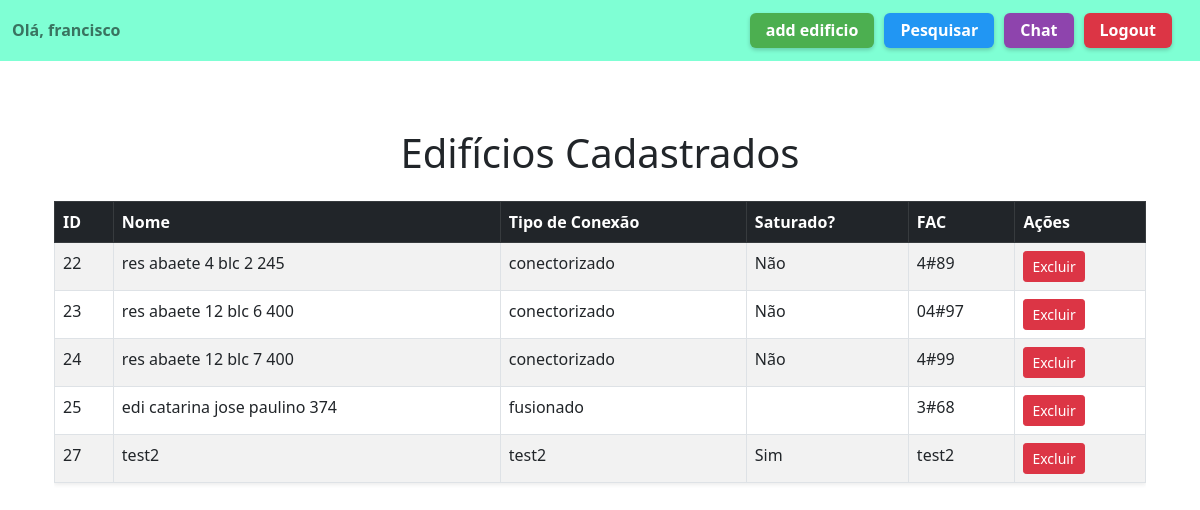
The app's page /edificios/ (signed in) with its own data.
### app_cad_edificios/models.py (models this page shows)
class Edificio(models.Model):
    id_edificio = models.AutoField(primary_key=True)
    nome = models.TextField(max_length=255)
    tipo = models.TextField(max_length=255)
    saturado = models.TextField(max_length=255)
    fac = models.TextField(max_length=255)

### app_cad_edificios/views.py (the view, shortened to what this page needs)
# urls.py: path('edificios/', views.edificios, name='listagem_edificios'),
@login_required
@never_cache
def edificios(request):
    edificios_list = Edificio.objects.all()
    context = {
        'edificios': edificios_list
    }
    return render(request, 'edificios/edificios.html', context)

### app_cad_edificios/templates/edificios/edificios.html (shortened to what this page needs)
{% extends 'edificios/base.html' %}
{% block conteudo %}
    <div class="container mt-5">
        <h1 class="text-center mb-4">Edifícios Cadastrados</h1>
        <div class="table-responsive">
            <table class="table table-bordered table-striped table-hover shadow-sm">
                <thead class="table-dark">
                    <tr>
                        <th>ID</th>
                        <th>Nome</th>
                        <th>Tipo de Conexão</th>
                        <th>Saturado?</th>
                        <th>FAC</th>
                        <th>Ações</th> </tr>
                </thead>
                <tbody>
                    {% for edificio in edificios %}
                    <tr>
                        <td>{{ edificio.id_edificio }}</td>
                        <td>{{ edificio.nome }}</td>
                        <td>{{ edificio.tipo }}</td>
                        <td>{{ edificio.saturado }}</td>
                        <td>{{ edificio.fac }}</td>
                        <td>
                            <form method="post" action="{% url 'apagar_edificio' id_edificio=edificio.id_edificio %}">
                                <button type="submit" class="btn btn-danger btn-sm" onclick="return confirm('Tem certeza que deseja apagar este edifício?')">
                                    Excluir
                                </button>
                            </form>
                        </td>
                    </tr>
                    {% empty %}
                        <tr><td colspan="6" class="text-center">Nenhum edifício cadastrado.</td></tr>
                    {% endfor %}
                </tbody>
            </table>
        </div>
    </div>
{% endblock %}

### app_cad_edificios/templates/edificios/base.html (shortened to what this page needs)
<!doctype html>
<html lang="pt-br">
<head>
    <link href="https://cdn.jsdelivr.net/npm/bootstrap@5.0.2/dist/css/bootstrap.min.css" rel="stylesheet">
</head>
<body>
    <nav style="background-color: aquamarine !important;" class="navbar navbar-light bg-light">
        <div class="container-fluid">
            <span class="navbar-brand mb-0 h1">
                <span class="navbar-text">Olá, {{ user.username }}</span>
                <span id="linksContainer">
                    <a class="nav-link-button nav-link-add" href="{% url 'home' %}">add edificio</a>
                    <a class="nav-link-button nav-link-search" href="http://127.0.0.1:8000/pesquisa/">Pesquisar</a>
                    <a class="nav-link-button nav-link-chat" href="{% url 'chat_usuario' %}">Chat</a>
                    <a class="logout-button" href="{% url 'logout' %}">Logout</a>
                </span>
            </span>
        </div>
    </nav>
    <div class="container">
        {% block conteudo %}
        {% endblock %}
    </div>
</body>
</html>

### app_cad_edificios/templates/edificios/base.html (style rules this page uses)
body { margin: 0; padding: 0; }
.navbar { margin-bottom: 0; }
.container { padding-top: 10px; padding-bottom: 0; }
.nav-link-button { display: inline-flex; align-items: center; justify-content: center; padding: 0.5rem 1rem; border-radius: 0.375rem; font-weight: 600; color: white; text-decoration: none; transition: background-color 0.3s ease; box-shadow: 0 2px 4px rgba(0, 0, 0, 0.2); border: none; font-size: 1rem; cursor: pointer; }
.nav-link-add { background-color: #4CAF50; }
.nav-link-search { background-color: #2196F3; }
.nav-link-chat { background-color: #8e44ad; }
.navbar-text { color: black; font-size: 1rem; font-weight: bold; margin-right: 0; }
.navbar-brand { display: flex; align-items: center; justify-content: space-between; width: 100%; }
#linksContainer { display: flex; align-items: center; }
#linksContainer a { margin-left: 10px; }
.logout-button { margin-left: 10px; padding: 0.5rem 1rem; border-radius: 0.375rem; font-weight: 600; color: white; background-color: #dc3545; text-decoration: none; transition: background-color 0.3s ease; box-shadow: 0 2px 4px rgba(0, 0, 0, 0.2); border: none; font-size: 1rem; cursor: pointer; }

### records on screen
Edificio: id_edificio "22", nome "res abaete 4 blc 2 245", tipo "conectorizado", saturado "Não", fac "4#89"
Edificio: id_edificio "23", nome "res abaete 12 blc 6 400", tipo "conectorizado", saturado "Não", fac "04#97"
Edificio: id_edificio "24", nome "res abaete 12 blc 7 400", tipo "conectorizado", saturado "Não", fac "4#99"
Edificio: id_edificio "25", nome "edi catarina jose paulino 374", tipo "fusionado", fac "3#68"
Edificio: id_edificio "27", nome "test2", tipo "test2", saturado "Sim", fac "test2"

### other values on screen
{{ user.username }} "francisco"
